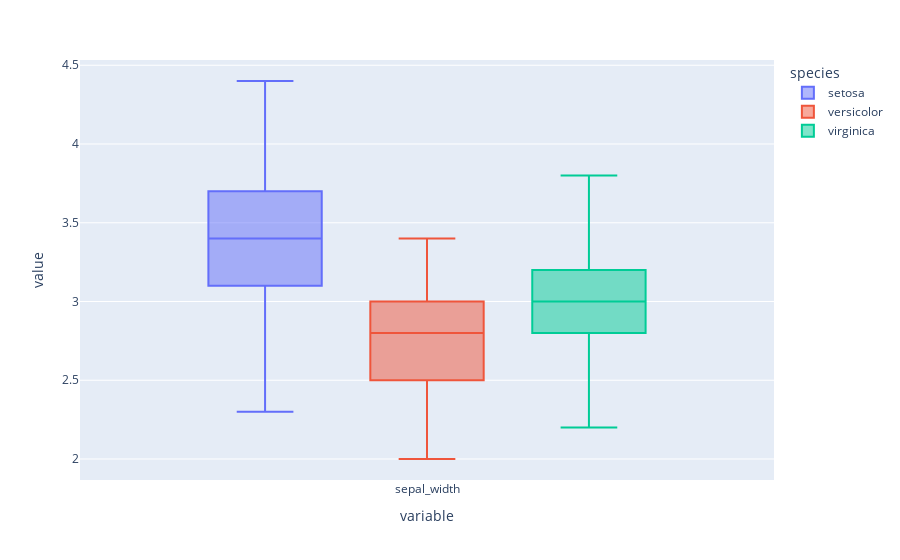

Notebook source saved alongside this figure:
### Markdown cell above
### **2.1. Comandos conocidos, resultados interactivos**
---
Esta manera de trabajar con *Plotly* es completamente transparente para el programador, simplemente debemos usar gran parte de las opciones y tipos de visualizaciones que conocemos previamente del módulo **`plot`** de *pandas*. De esta manera estaremos convirtiendo las visualizaciones estáticas tradicionales en herramientas interactivas.

Por ejemplo, supongamos que queremos conocer la distribución de la variable **`sepal_width`** por medio de un diagrama de cajas, diferenciando cada una de las especies de flor:

### Code cell
iris_df[['sepal_width', 'species']].plot(kind='box', color='species')

### Figure 1 — Plotly figure (JSON) as saved in the notebook; plotly's stock layout.template omitted (floating-point values rounded to 4 significant figures)
{"data": [{"alignmentgroup": "True", "hovertemplate": "species=setosa<br>variable=%{x}<br>value=%{y}<extra></extra>", "legendgroup": "setosa", "marker": {"color": "#636efa"}, "name": "setosa", "notched": false, "offsetgroup": "setosa", "orientation": "v", "showlegend": true, "type": "box", "x": ["sepal_width", "sepal_width", "sepal_width", "sepal_width", "sepal_width", "sepal_width", "sepal_width", "sepal_width", "sepal_width", "sepal_width", "sepal_width", "sepal_width", "sepal_width", "sepal_width", "sepal_width", "sepal_width", "sepal_width", "sepal_width", "sepal_width", "sepal_width", "sepal_width", "sepal_width", "sepal_width", "sepal_width", "sepal_width", "sepal_width", "sepal_width", "sepal_width", "sepal_width", "sepal_width", "sepal_width", "sepal_width", "sepal_width", "sepal_width", "sepal_width", "sepal_width", "sepal_width", "sepal_width", "sepal_width", "sepal_width", "sepal_width", "sepal_width", "sepal_width", "sepal_width", "sepal_width", "sepal_width", "sepal_width", "sepal_width", "sepal_width", "sepal_width"], "x0": " ", "xaxis": "x", "y": [3.5, 3, 3.2, 3.1, 3.6, 3.9, 3.4, 3.4, 2.9, 3.1, 3.7, 3.4, 3, 3, 4, 4.4, 3.9, 3.5, 3.8, 3.8, 3.4, 3.7, 3.6, 3.3, 3.4, 3, 3.4, 3.5, 3.4, 3.2, 3.1, 3.4, 4.1, 4.2, 3.1, 3.2, 3.5, 3.1, 3, 3.4, 3.5, 2.3, 3.2, 3.5, 3.8, 3, 3.8, 3.2, 3.7, 3.3], "y0": " ", "yaxis": "y"}, {"alignmentgroup": "True", "hovertemplate": "species=versicolor<br>variable=%{x}<br>value=%{y}<extra></extra>", "legendgroup": "versicolor", "marker": {"color": "#EF553B"}, "name": "versicolor", "notched": false, "offsetgroup": "versicolor", "orientation": "v", "showlegend": true, "type": "box", "x": ["sepal_width", "sepal_width", "sepal_width", "sepal_width", "sepal_width", "sepal_width", "sepal_width", "sepal_width", "sepal_width", "sepal_width", "sepal_width", "sepal_width", "sepal_width", "sepal_width", "sepal_width", "sepal_width", "sepal_width", "sepal_width", "sepal_width", "sepal_width", "sepal_width", "sepal_width", "sepal_width", "sepal_width", "sepal_width", "sepal_width", "sepal_width", "sepal_width", "sepal_width", "sepal_width", "sepal_width", "sepal_width", "sepal_width", "sepal_width", "sepal_width", "sepal_width", "sepal_width", "sepal_width", "sepal_width", "sepal_width", "sepal_width", "sepal_width", "sepal_width", "sepal_width", "sepal_width", "sepal_width", "sepal_width", "sepal_width", "sepal_width", "sepal_width"], "x0": " ", "xaxis": "x", "y": [3.2, 3.2, 3.1, 2.3, 2.8, 2.8, 3.3, 2.4, 2.9, 2.7, 2, 3, 2.2, 2.9, 2.9, 3.1, 3, 2.7, 2.2, 2.5, 3.2, 2.8, 2.5, 2.8, 2.9, 3, 2.8, 3, 2.9, 2.6, 2.4, 2.4, 2.7, 2.7, 3, 3.4, 3.1, 2.3, 3, 2.5, 2.6, 3, 2.6, 2.3, 2.7, 3, 2.9, 2.9, 2.5, 2.8], "y0": " ", "yaxis": "y"}, {"alignmentgroup": "True", "hovertemplate": "species=virginica<br>variable=%{x}<br>value=%{y}<extra></extra>", "legendgroup": "virginica", "marker": {"color": "#00cc96"}, "name": "virginica", "notched": false, "offsetgroup": "virginica", "orientation": "v", "showlegend": true, "type": "box", "x": ["sepal_width", "sepal_width", "sepal_width", "sepal_width", "sepal_width", "sepal_width", "sepal_width", "sepal_width", "sepal_width", "sepal_width", "sepal_width", "sepal_width", "sepal_width", "sepal_width", "sepal_width", "sepal_width", "sepal_width", "sepal_width", "sepal_width", "sepal_width", "sepal_width", "sepal_width", "sepal_width", "sepal_width", "sepal_width", "sepal_width", "sepal_width", "sepal_width", "sepal_width", "sepal_width", "sepal_width", "sepal_width", "sepal_width", "sepal_width", "sepal_width", "sepal_width", "sepal_width", "sepal_width", "sepal_width", "sepal_width", "sepal_width", "sepal_width", "sepal_width", "sepal_width", "sepal_width", "sepal_width", "sepal_width", "sepal_width", "sepal_width", "sepal_width"], "x0": " ", "xaxis": "x", "y": [3.3, 2.7, 3, 2.9, 3, 3, 2.5, 2.9, 2.5, 3.6, 3.2, 2.7, 3, 2.5, 2.8, 3.2, 3, 3.8, 2.6, 2.2, 3.2, 2.8, 2.8, 2.7, 3.3, 3.2, 2.8, 3, 2.8, 3, 2.8, 3.8, 2.8, 2.8, 2.6, 3, 3.4, 3.1, 3, 3.1, 3.1, 3.1, 2.7, 3.2, 3.3, 3, 2.5, 3, 3.4, 3], "y0": " ", "yaxis": "y"}], "layout": {"boxmode": "group", "legend": {"title": {"text": "species"}, "tracegroupgap": 0}, "margin": {"t": 60}, "xaxis": {"anchor": "y", "domain": [0, 1], "title": {"text": "variable"}}, "yaxis": {"anchor": "x", "domain": [0, 1], "title": {"text": "value"}}}}
